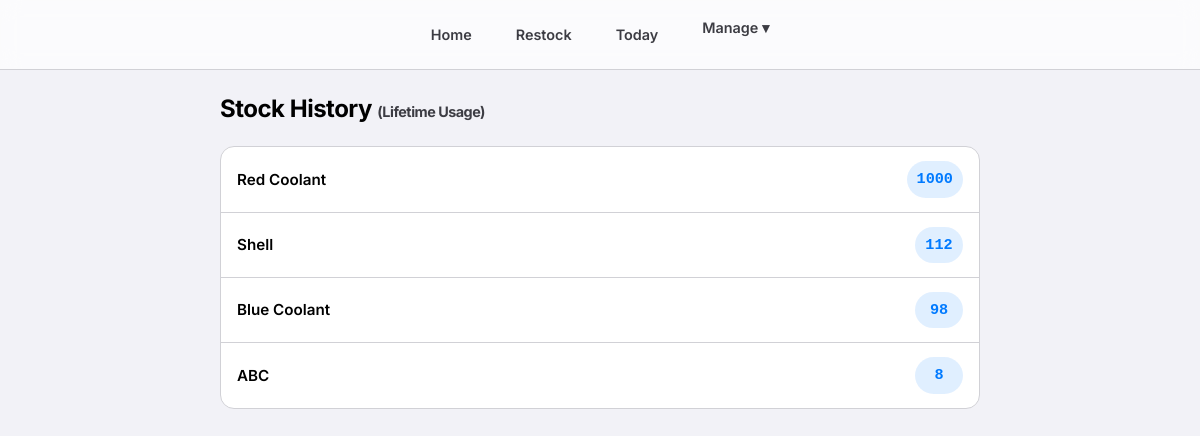
The page /manage/history/ (signed in) on the database its author committed.
### consumables/models.py (models this page shows, shortened)
class Item(models.Model):
    category = models.ForeignKey(Category, related_name='items', on_delete=models.CASCADE)
    subcategory = models.ForeignKey(SubCategory, related_name='items', on_delete=models.SET_NULL, null=True, blank=True)
    name = models.CharField(max_length=200)
    average_stock = models.IntegerField(default=0, help_text="Ideal stock level for calculation")
    current_stock = models.IntegerField(default=0)
    usage_count = models.IntegerField(default=0, help_text="Cached popularity score (frequency of use)")
    score = models.IntegerField(default=1, help_text="Credits earned per unit taken")
    class Meta:
        constraints = [
            models.UniqueConstraint(
                fields=['category', 'name'],
                condition=models.Q(subcategory__isnull=True),
                name='unique_direct_item_idx'
            ),
            models.UniqueConstraint(
                fields=['subcategory', 'name'],
                name='unique_subcategory_item_idx'
            )
        ]
        ordering = ['-usage_count', 'name']

### consumables/views.py (the view)
# urls.py: path('manage/history/', views.stock_history, name='stock_history'),
@login_required
def stock_history(request):
    if not request.user.is_superuser:
        messages.error(request, "Access denied.")
        return redirect('home')
    items = Item.objects.filter(usage_count__gt=0).order_by('-usage_count')
    return render(request, 'consumables/stock_history.html', {'items': items})

### consumables/templates/consumables/stock_history.html (shortened to what this page needs)
{% extends 'consumables/base.html' %}
{% block content %}
<h2 style="margin-bottom: 18px; color: var(--text-primary);">
    Stock History <span style="font-size: 0.9rem; color: var(--text-secondary);">(Lifetime Usage)</span>
</h2>
<div class="history-card">
    {% for item in items %}
        <div class="history-row">
            <div class="item-name">
                {{ item.name }}
            </div>
            <div class="usage-badge">
                {{ item.usage_count }}
            </div>
        </div>
    {% empty %}
        <div class="empty-state">
            No history available yet.
        </div>
    {% endfor %}
</div>
{% endblock %}

### consumables/static/css/style.css (style rules this page uses)
:root { --bg-color: #f2f2f7; --card-bg: #ffffff; --text-primary: #000000; --text-secondary: #3c3c43; --accent-red: #ff3b30; --accent-blue: #007aff; --accent-green: #34c759; --accent-yellow: #f59e0b; --border-color: #d1d1d6; --glass-bg: rgba(255, 255, 255, 0.7); --glass-border: rgba(0, 0, 0, 0.1); --input-bg: rgba(0, 0, 0, 0.05); }
* { box-sizing: border-box; margin: 0; padding: 0; font-family: 'Inter', -apple-system, BlinkMacSystemFont, "Segoe UI", Roboto, Helvetica, Arial, sans-serif; }
body { background-color: var(--bg-color); color: var(--text-primary); line-height: 1.6; padding-bottom: 80px; }
h1, h2, h3 { font-weight: 700; letter-spacing: -0.5px; margin-bottom: 1rem; color: var(--text-primary); }
.item-name { font-weight: 600; font-size: 1.1rem; color: var(--text-primary); }

### consumables/templates/consumables/stock_history.html (style rules this page uses)
.history-card { background: var(--card-bg); border: 1px solid var(--border-color); border-radius: 14px; overflow: hidden; }
.history-row { padding: 14px 16px; display: flex; justify-content: space-between; align-items: center; gap: 10px; transition: background 0.2s ease; }
.history-row:not(:last-child) { border-bottom: 1px solid var(--border-color); }
.item-name { font-weight: 600; color: var(--text-primary); font-size: 0.95rem; line-height: 1.3; word-break: break-word; }
.usage-badge { min-width: 48px; text-align: center; padding: 6px 10px; border-radius: 20px; font-weight: 700; font-size: 0.95rem; color: var(--accent-blue); background: rgba(0, 122, 255, 0.12); font-family: monospace; }

### rows shown on the page
Item: name "Red Coolant", usage_count "1000"
Item: name "Shell", usage_count "112"
Item: name "Blue Coolant", usage_count "98"
Item: name "ABC", usage_count "8"
